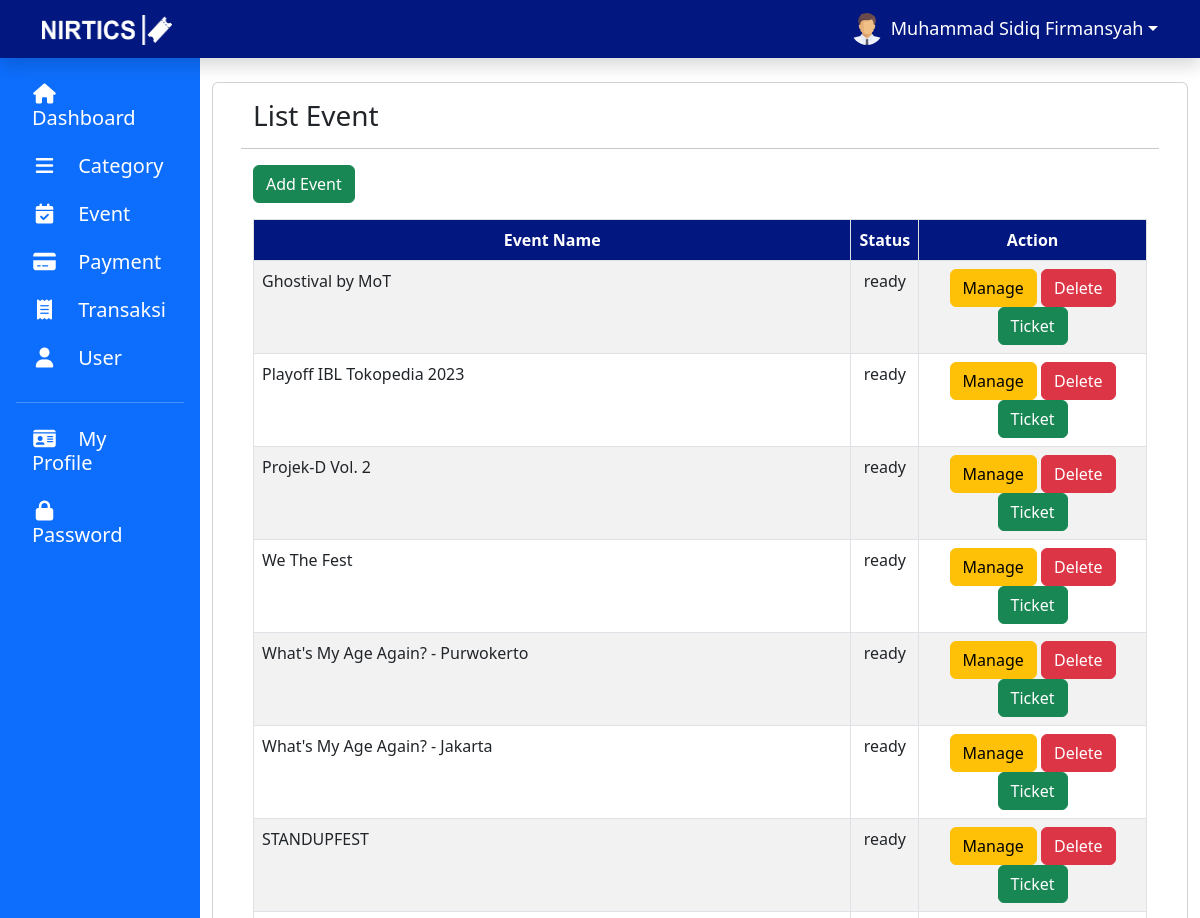
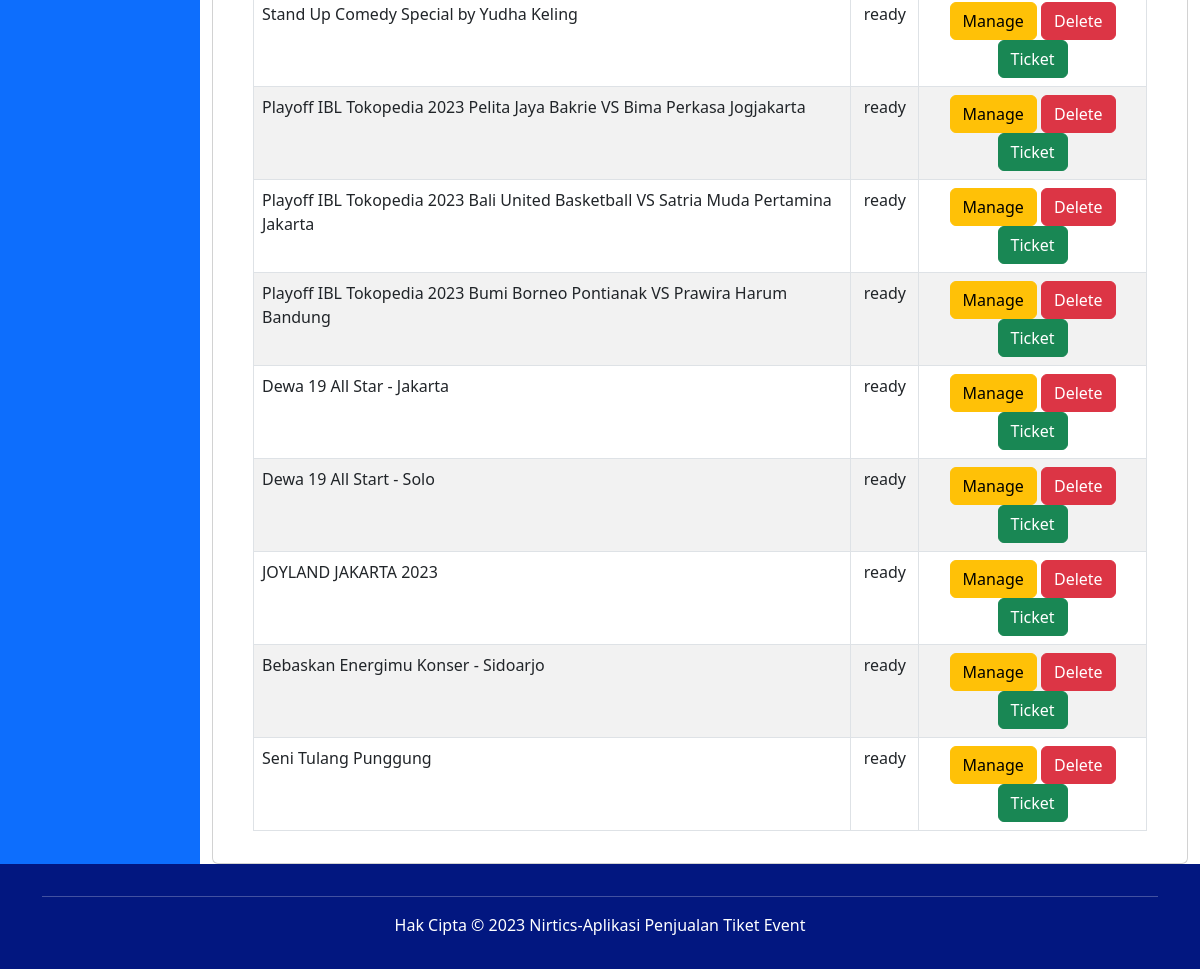
The page /admin/event.php (signed in) on the database its author committed (2 pictures, top to bottom).
### tables this page shows
CREATE TABLE `user` (
  `id_user` int(5) NOT NULL,
  `fullname` varchar(100) NOT NULL,
  `username` varchar(100) NOT NULL,
  `email` varchar(100) NOT NULL,
  `no_hp` varchar(15) DEFAULT NULL,
  `foto` varchar(100) DEFAULT 'default.png',
  `password` varchar(100) NOT NULL,
  `date_join` datetime DEFAULT NULL,
  `level` enum('admin','user') DEFAULT NULL
);

CREATE TABLE `event` (
  `id_event` int(5) NOT NULL,
  `id_kategori` int(5) DEFAULT NULL,
  `nama` varchar(100) NOT NULL,
  `deskripsi` text NOT NULL,
  `tanggal` date NOT NULL,
  `jam` time NOT NULL,
  `lokasi` varchar(100) NOT NULL,
  `gambar` varchar(100) DEFAULT NULL,
  `status` enum('ready','closed') NOT NULL,
  `provinsi` varchar(100) DEFAULT NULL
);

### admin/event.php (the view, shortened to what this page needs)
<?php
$id = $_SESSION['id'];
if (!empty($_SESSION['status'])) {
    include "layout/header.php";
?>
    <main>
        <div class="container-fluid" style="min-height: 76vh;">
            <div class="row" text-center mb-3>
                <?php include "sidebar.php" ?>
                <div class="col-lg-10 mt-4">
                    <?php
                    include "../lib/koneksi.php";
                    $sql = "SELECT * FROM event;";
                    $result = mysqli_query($link, $sql);
                    ?>
                    <div class="container">
                        <div class="row">
                            <div class="card">
                                <div class="card-body">
                                    <div class="container">
                                        <div class="row">
                                            <h3 class="mb-3">List Event</h3>
                                            <hr>
                                            <div class="col">
                                                <div class="text-start mb-3">
                                                    <a href="eventAdd.php" class="btn btn-success">Add Event</a>
                                                </div>
                                                <table class="table table-bordered table-striped">
                                                    <thead>
                                                        <tr class="text-center">
                                                            <th class="text-white" style="background-color: #021780;">Event Name</th>
                                                            <th class="text-white" style="background-color: #021780;">Status</th>
                                                            <th class="text-white" style="background-color: #021780;">Action</th>
                                                        </tr>
                                                    </thead>
                                                    <tbody>
                                                        <?php while ($row = mysqli_fetch_assoc($result)) { ?>
                                                            <tr>
                                                                <td><?php echo $row['nama']; ?></td>
                                                                <td class="text-center"><?php echo $row['status'] ?></td>
                                                                <td class="mx-0 px-0 text-center">
                                                                    <a href="eventEdit.php?id_event=<?php echo $row['id_event']; ?>" class="btn btn-warning">Manage</a>
                                                                    <a href="eventDelete.php?id_event=<?php echo $row['id_event']; ?>" class="btn btn-danger" onclick="return confirmDelete();">Delete</a>
                                                                    <a href="ticket.php?id_event=<?php echo $row['id_event']; ?>" class="btn btn-success">Ticket</a>
                                                                </td>
                                                            </tr>
                                                        <?php } ?>
                                                    </tbody>
                                                </table>
                                            </div>
                                        </div>
                                    </div>
                                </div>
                            </div>
                        </div>
                    </div>
                </div>
            </div>
        </div>
    </main>
<?php
    include "layout/footer.php";
} else {
    header('Location: ../login.php');
}
?>

### admin/layout/header.php (shortened to what this page needs)
<!DOCTYPE html>
<html lang="en">
<head>
    <link rel="stylesheet" href="layout/stylesheet.css" type="text/css" />
    <link rel="stylesheet" link href="https://cdn.jsdelivr.net/npm/bootstrap@5.3.0/dist/css/bootstrap.min.css">
    <link rel="stylesheet" href="https://cdnjs.cloudflare.com/ajax/libs/font-awesome/6.4.0/css/all.min.css">
</head>
<body>
    <header>
        <?php include "../lib/koneksi.php";
        $query = mysqli_query($link, "SELECT * FROM user where id_user = '$id'");
        $data = mysqli_fetch_assoc($query);
        ?>
        <nav class="navbar navbar-expand-lg navbar-dark shadow">
            <div class="container">
                <a class="navbar-brand col-ms-3" href="dashboard.php">
                    <img src="../assets/logo.png" width="130" height="30">
                </a>
                <div class="collapse navbar-collapse justify-content-end" id="navbarNav">
                    <ul class="navbar-nav">
                        <li class="nav-item my-auto">
                            <div class="dropdown">
                                <a href="#" class="d-flex align-items-center text-white text-decoration-none dropdown-toggle" id="avatar" data-bs-toggle="dropdown" aria-expanded="false">
                                    <img src="../assets/<?php echo $data['foto'] ?>" alt="" width="32" height="32" class="rounded-circle me-2">
                                    <?php echo $data['fullname'] ?>
                                </a>
                            </div>
                        </li>
                    </ul>
                </div>
            </div>
        </nav>
    </header>

### admin/layout/stylesheet.css (style rules this page uses)
.navbar { background-color: #021780; font-size: large; font-weight: 400; }
.navbar .nav-item { padding-left: 1rem; }
.btn { position: relative; }

### admin/layout/header.php (style rules this page uses)
body { font-family: 'Segoe UI', sans-serif; }

### rows shown on the page
user: foto (placeholder picture), fullname "Muhammad Sidiq Firmansyah"
event: nama "Ghostival by MoT", status "ready"
event: nama "Playoff IBL Tokopedia 2023", status "ready"
event: nama "Projek-D Vol. 2", status "ready"
event: nama "We The Fest", status "ready"
event: nama "What's My Age Again? - Purwokerto", status "ready"
event: nama "What's My Age Again? - Jakarta", status "ready"
event: nama "STANDUPFEST", status "ready"
event: nama "Stand Up Comedy Special by Yudha Keling", status "ready"
event: nama "Playoff IBL Tokopedia 2023 Pelita Jaya Bakrie VS Bima Perkasa Jogjakarta", status "ready"
event: nama "Playoff IBL Tokopedia 2023 Bali United Basketball VS Satria Muda Pertamina Jakarta", status "ready"
event: nama "Playoff IBL Tokopedia 2023 Bumi Borneo Pontianak VS Prawira Harum Bandung", status "ready"
event: nama "Dewa 19 All Star - Jakarta", status "ready"
event: nama "Dewa 19 All Start - Solo", status "ready"
event: nama "JOYLAND JAKARTA 2023", status "ready"
event: nama "Bebaskan Energimu Konser - Sidoarjo", status "ready"
event: nama "Seni Tulang Punggung", status "ready"
